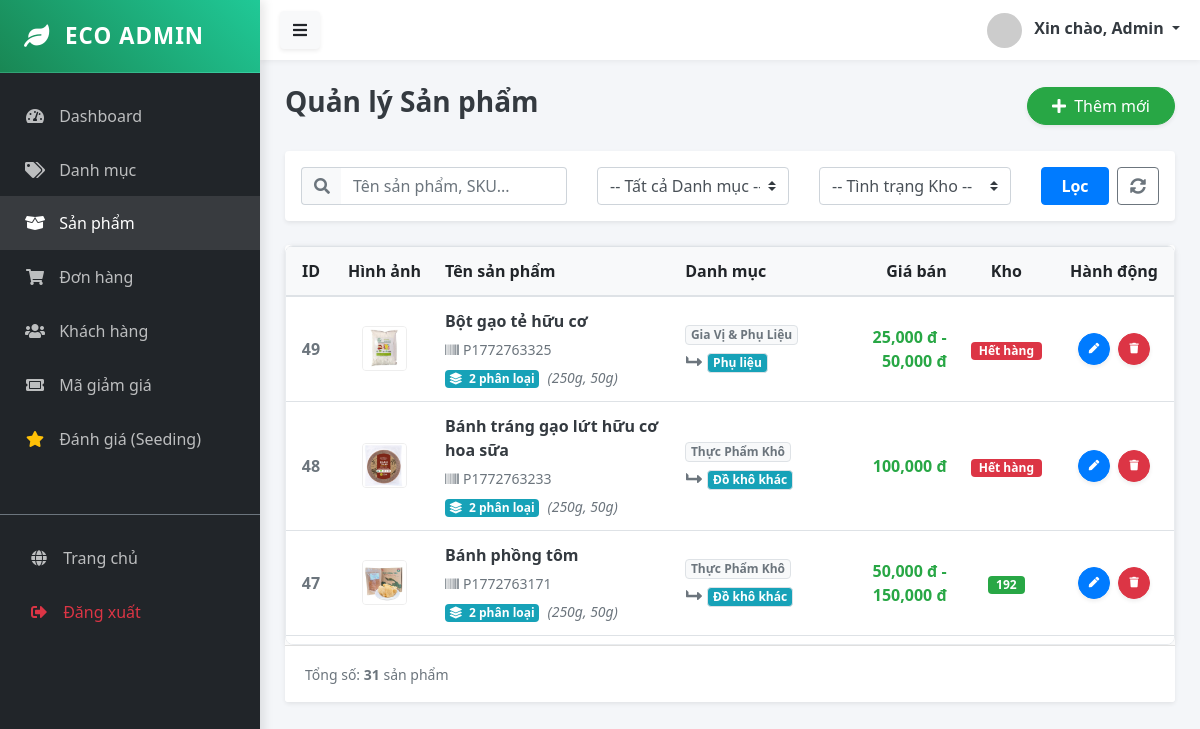
The page /public/admin/product (signed in) on the database as committed earlier.
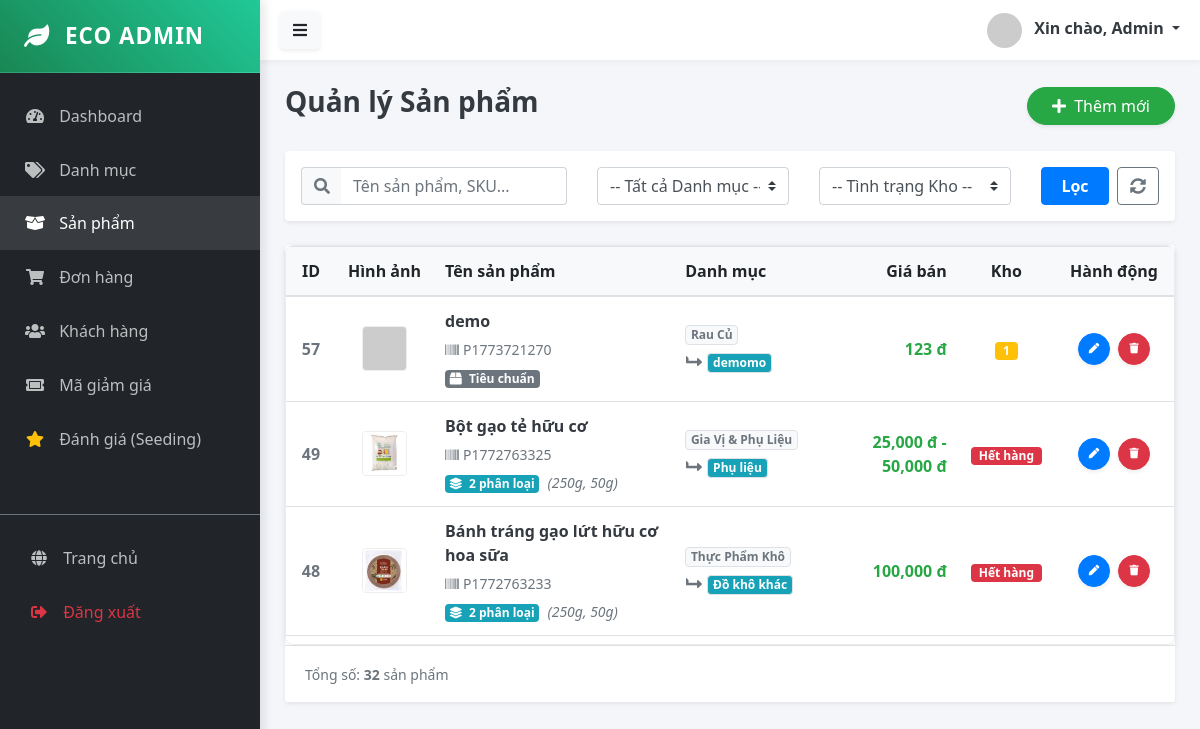
The same page on the database as committed later.
### tables this page shows
CREATE TABLE `products` (
  `id` bigint UNSIGNED NOT NULL,
  `sku` varchar(100) DEFAULT NULL,
  `name` varchar(300) NOT NULL,
  `brand` varchar(255) DEFAULT NULL,
  `slug` varchar(300) DEFAULT NULL,
  `description` text,
  `short_description` text,
  `category_id` bigint UNSIGNED DEFAULT NULL,
  `is_active` tinyint DEFAULT '1',
  `is_featured` tinyint DEFAULT '0',
  `meta` json DEFAULT NULL,
  `created_at` timestamp NULL DEFAULT CURRENT_TIMESTAMP,
  `updated_at` timestamp NULL DEFAULT CURRENT_TIMESTAMP ON UPDATE CURRENT_TIMESTAMP
);

CREATE TABLE `categories` (
  `id` bigint UNSIGNED NOT NULL,
  `name` varchar(200) DEFAULT NULL,
  `slug` varchar(200) DEFAULT NULL,
  `description` text,
  `parent_id` bigint UNSIGNED DEFAULT NULL,
  `is_active` tinyint(1) DEFAULT '1',
  `image_url` text,
  `created_at` timestamp NULL DEFAULT CURRENT_TIMESTAMP,
  `updated_at` timestamp NULL DEFAULT CURRENT_TIMESTAMP ON UPDATE CURRENT_TIMESTAMP
);

### app/Controllers/Admin/ProductController.php (called while the page is built, shortened)
<?php
class ProductController extends Controller {
    public function index() {
        $productModel = $this->model('Product');
        $categoryModel = $this->model('Category');
        $filters = [
            'search' => trim($_GET['search'] ?? ''),
            'category_id' => $_GET['category_id'] ?? '',
            'stock_status' => $_GET['stock_status'] ?? ''
        ];
        $products = $productModel->getAllProducts($filters);
        $categories = $categoryModel->all();
        $this->view('admin/products/index', [
            'products' => $products,
            'categories' => $categories
        ]);
    }
}

### app/Core/App.php (called while the page is built, shortened)
<?php
class App {
    protected $controller = 'HomeController';
    protected $method = 'index';
    public function __construct() {
        $url = $this->parseUrl();
        if (isset($url[0]) && strtolower($url[0]) == 'admin') {
            array_shift($url);
            $folder = 'Admin';
            $this->controller = 'DashboardController';
            if (isset($url[0])) {
                $controllerName = $this->convertToPascalCase($url[0]) . 'Controller';
                if (file_exists('../app/Controllers/Admin/' . $controllerName . '.php')) {
                    $this->controller = $controllerName;
                    array_shift($url);
                }
            }
        }
        $file = '../app/Controllers/' . $folder . '/' . $this->controller . '.php';
        if (file_exists($file)) {
            $this->controller = new $class;
        } else {
            die("Lỗi 404: Controller '{$this->controller}' không tồn tại.");
        }
        $this->params = $url ? array_values($url) : [];
        call_user_func_array([$this->controller, $this->method], $this->params);
    }
    public function parseUrl() {
        if (isset($_GET['url'])) {
            return explode('/', filter_var(rtrim($_GET['url'], '/'), FILTER_SANITIZE_URL));
        }
        return [];
    }
    private function convertToPascalCase($string) {
        return str_replace(' ', '', ucwords(str_replace('-', ' ', $string)));
    }
}

### public/index.php (called while the page is built, shortened)
<?php
$app = new App();

### config/database.php (called while the page is built)
<?php
return [
    'host' => $_ENV['DB_HOST'] ?? 'localhost',
    'dbname' => $_ENV['DB_DATABASE'] ?? 'ecostore',
    'user' => $_ENV['DB_USERNAME'] ?? 'root',
    'pass' => $_ENV['DB_PASSWORD'] ?? '',
    'charset' => 'utf8mb4'
];

### app/Core/Database.php (called while the page is built, shortened)
<?php
class Database {
    private static $instance = null;
    private $connection;
    private function __construct() {
        $config = require __DIR__ . '/../../config/database.php';
        $dsn = "mysql:host={$config['host']};dbname={$config['dbname']};charset={$config['charset']}";
        try {
            $this->connection = new PDO($dsn, $config['user'], $config['pass']);
            $this->connection->setAttribute(PDO::ATTR_ERRMODE, PDO::ERRMODE_EXCEPTION);
            $this->connection->setAttribute(PDO::ATTR_DEFAULT_FETCH_MODE, PDO::FETCH_ASSOC);
        } catch (PDOException $e) {
            die("DB Connection Error: " . $e->getMessage());
        }
    }
    public static function getInstance() {
        if (!self::$instance) {
            self::$instance = new Database();
        }
        return self::$instance;
    }
    public function query($sql, $params = []) {
        try {
            $stmt = $this->connection->prepare($sql);
            $stmt->execute($params);
            return $stmt;
        } catch (PDOException $e) {
            die("Lỗi truy vấn SQL: " . $e->getMessage());
        }
    }
    public function fetchAll($sql, $params = []) {
        return $this->query($sql, $params)->fetchAll();
    }
}

### app/Core/Model.php (called while the page is built, shortened)
<?php
abstract class Model {
    public function __construct() {
        $this->db = Database::getInstance();
    }
}

### app/Models/Product.php (called while the page is built, shortened)
<?php
class Product extends Model {
    public function getAllProducts($filters = []) {
        $sql = "SELECT p.*, c.name as category_name, parent_c.name as parent_category_name,
                       MIN(v.price_cents) as min_price,
                       MAX(v.price_cents) as max_price,
                       COALESCE(SUM(v.stock), 0) as total_stock,
                       MIN(i.image_url) as image_url,
                       COUNT(v.id) as variant_count,
                       GROUP_CONCAT(v.name SEPARATOR ', ') as variant_names
                FROM products p
                LEFT JOIN categories c ON p.category_id = c.id
                LEFT JOIN categories parent_c ON c.parent_id = parent_c.id
                LEFT JOIN product_variants v ON p.id = v.product_id AND v.is_active = 1
                LEFT JOIN product_images i ON p.id = i.product_id
                WHERE p.is_active = 1";
        $params = [];
        $sql .= " GROUP BY p.id";
        $sql .= " ORDER BY p.id DESC";
        return $this->db->fetchAll($sql, $params);
    }
}

### app/Views/admin/products/index.php (the view, shortened to what the changed rows need)
<?php require_once '../app/Views/layouts/admin/sidebar.php'; ?>
<div class="d-flex justify-content-between align-items-center mb-4">
    <h3 class="text-dark font-weight-bold">Quản lý Sản phẩm</h3>
    <a href="/MY_WEB/public/admin/product/create" class="btn btn-success shadow-sm rounded-pill px-4">
        <i class="fas fa-plus mr-1"></i> Thêm mới
    </a>
</div>
<div class="card shadow-sm border-0 mb-4 bg-white">
    <div class="card-body p-3">
        <form method="GET" action="/MY_WEB/public/admin/product" class="row align-items-center">
            <div class="col-md-4 mb-2 mb-md-0">
                <div class="input-group">
                    <div class="input-group-prepend">
                        <span class="input-group-text bg-light border-right-0"><i class="fas fa-search text-muted"></i></span>
                    </div>
                    <input type="text" name="search" class="form-control border-left-0" placeholder="Tên sản phẩm, SKU..." value="<?= $_GET['search'] ?? '' ?>">
                </div>
            </div>
            <div class="col-md-3 mb-2 mb-md-0">
                <select name="category_id" class="form-control custom-select" onchange="this.form.submit()">
                    <option value="">-- Tất cả Danh mục --</option>
                </select>
            </div>
            <div class="col-md-3 mb-2 mb-md-0">
                <select name="stock_status" class="form-control custom-select" onchange="this.form.submit()">
                    <option value="">-- Tình trạng Kho --</option>
                </select>
            </div>
            <div class="col-md-2 d-flex">
                <button type="submit" class="btn btn-primary flex-grow-1 mr-2 font-weight-bold">Lọc</button>
                <a href="/MY_WEB/public/admin/product" class="btn btn-outline-secondary" title="Xóa bộ lọc"><i class="fas fa-sync-alt"></i></a>
            </div>
        </form>
    </div>
</div>
<div class="card shadow-sm border-0">
    <div class="card-body p-0">
        <div class="table-scroll-wrapper">
            <table class="table table-hover mb-0">
                <thead>
                    <tr>
                        <th class="text-center" width="50">ID</th>
                        <th class="text-center" width="80">Hình ảnh</th>
                        <th style="min-width: 200px;">Tên sản phẩm</th>
                        <th>Danh mục</th>
                        <th class="text-right">Giá bán</th>
                        <th class="text-center">Kho</th>
                        <th class="text-center" width="120">Hành động</th>
                    </tr>
                </thead>
                <tbody>
                    <?php if (!empty($products)): foreach ($products as $p): ?>
                    <tr>
                        <td class="text-center align-middle font-weight-bold text-muted"><?= $p['id'] ?></td>
                        <td class="text-center align-middle">
                            <?php $imgUrl = !empty($p['image_url']) ? "/MY_WEB/public/" . $p['image_url'] : "https://placehold.co/50"; ?>
                            <img src="<?= $imgUrl ?>" style="width: 45px; height: 45px; object-fit: cover; border-radius: 4px; border: 1px solid #eee;">
                        </td>
                        <td class="align-middle">
                            <div class="font-weight-bold text-dark mb-1"><?= htmlspecialchars($p['name']) ?></div>
                            <small class="text-muted"><i class="fas fa-barcode mr-1"></i><?= $p['sku'] ?? 'N/A' ?></small>
                            <?php if(isset($p['variant_count']) && $p['variant_count'] > 1): ?>
                                <div class="mt-1">
                                    <span class="badge badge-info"><i class="fas fa-layer-group mr-1"></i> <?= $p['variant_count'] ?> phân loại</span>
                                    <small class="text-muted font-italic ml-1">(<?= htmlspecialchars($p['variant_names'] ?? '') ?>)</small>
                                </div>
                            <?php else: ?>
                                <div class="mt-1">
                                    <span class="badge badge-secondary"><i class="fas fa-box mr-1"></i> Tiêu chuẩn</span>
                                </div>
                            <?php endif; ?>
                        </td>
                        <td class="align-middle">
                            <?php if (!empty($p['parent_category_name'])): ?>
                                <span class="badge badge-light border text-secondary mb-1 d-block" style="width: fit-content;">
                                    <?= htmlspecialchars($p['parent_category_name']) ?>
                                </span>
                                <i class="fas fa-level-up-alt fa-rotate-90 text-muted mx-1"></i>
                            <?php endif; ?>
                            <span class="badge badge-info border text-white">
                                <?= htmlspecialchars($p['category_name'] ?? 'Chưa phân loại') ?>
                            </span>
                        </td>
                        <td class="align-middle text-right text-success font-weight-bold">
                            <?php if(isset($p['min_price']) && isset($p['max_price']) && $p['min_price'] != $p['max_price']): ?>
                                <?= number_format($p['min_price']) ?> đ - <?= number_format($p['max_price']) ?> đ
                            <?php else: ?>
                                <?= number_format($p['min_price'] ?? ($p['price_cents'] ?? 0)) ?> đ
                            <?php endif; ?>
                        </td>
                        <td class="align-middle text-center">
                            <?php $stock = $p['total_stock'] ?? 0; ?>
                            <?php if ($stock > 10): ?>
                                <span class="badge badge-success px-2"><?= $stock ?></span>
                            <?php elseif ($stock > 0): ?>
                                <span class="badge badge-warning px-2 text-white"><?= $stock ?></span>
                            <?php else: ?>
                                <span class="badge badge-danger px-2">Hết hàng</span>
                            <?php endif; ?>
                        </td>
                        <td class="text-center align-middle">
                            <a href="/MY_WEB/public/admin/product/edit/<?= $p['id'] ?>" class="btn btn-primary btn-sm action-btn shadow-sm" title="Sửa">
                                <i class="fas fa-pen fa-xs"></i>
                            </a>
                            <a href="/MY_WEB/public/admin/product/delete/<?= $p['id'] ?>" class="btn btn-danger btn-sm action-btn shadow-sm ml-1 btn-delete" title="Xóa" onclick="return confirm('Bạn có chắc chắn muốn xóa?')">
                                <i class="fas fa-trash fa-xs"></i>
                            </a>
                        </td>
                    </tr>
                    <?php endforeach; endif; ?>
                </tbody>
            </table>
        </div>
    </div>
    <div class="card-footer bg-white py-3">
        <small class="text-muted">Tổng số: <strong><?= count($products) ?></strong> sản phẩm</small>
    </div>
</div>
<?php require_once '../app/Views/layouts/admin/footer.php'; ?>

Rows that differ between the two databases and show on the page:
no longer on this page (row unchanged): products: id "47", shows a picture, name "Bánh phồng tôm", sku "P1772763171", variant_count "2", variant_names "250g, 50g", categories.name "Thực Phẩm Khô", category.name "Đồ khô khác", min_price "50,000", max_price "150,000", stock "192"
added products: id "57", name "demo", sku "P1773721270", shows "Tiêu chuẩn", categories.name "Rau Củ", category.name "demomo", min_price "123", stock "1"
Other text that changed with them:
count($products): "31" → "32"
